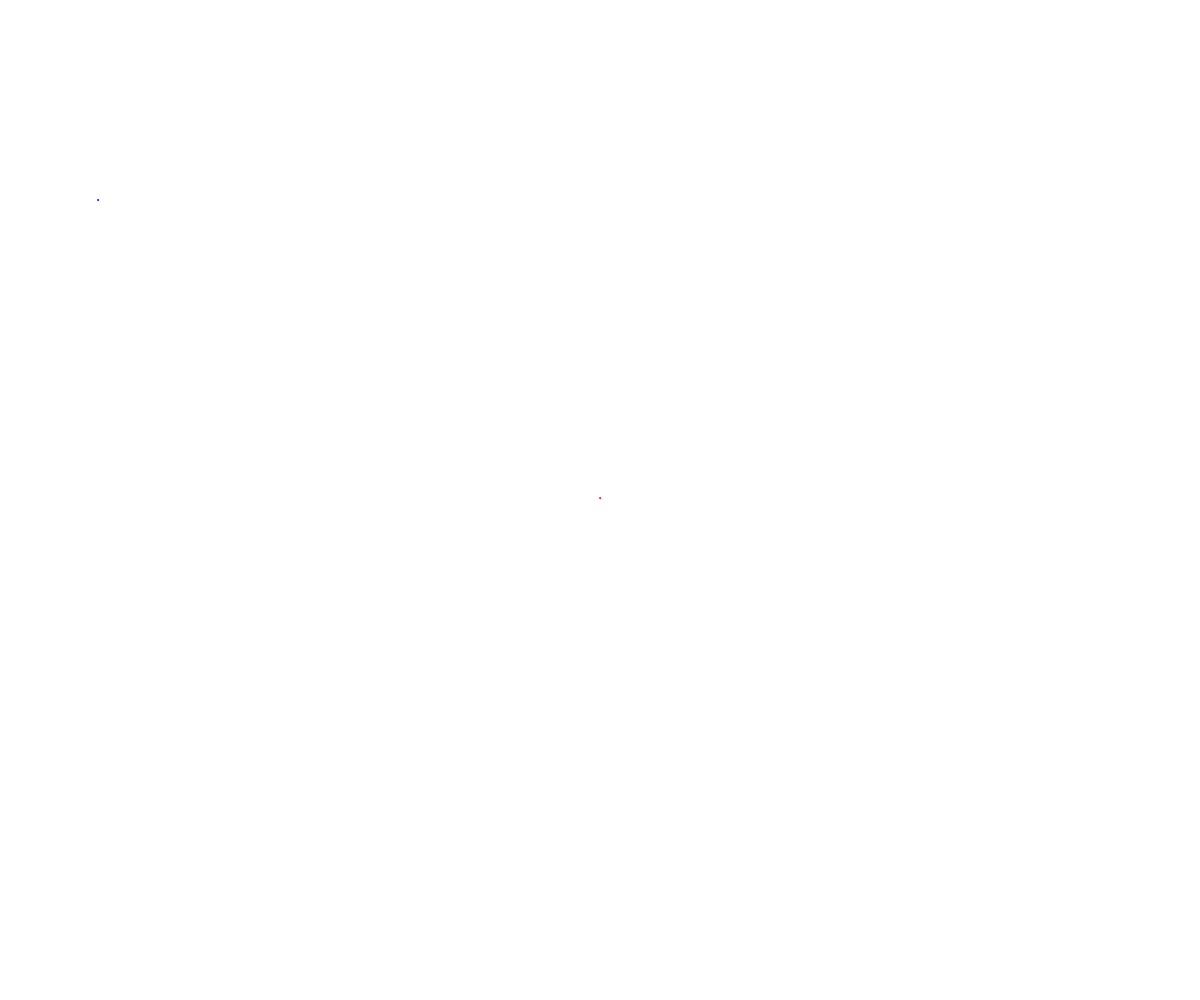
Frame 1 (no input)
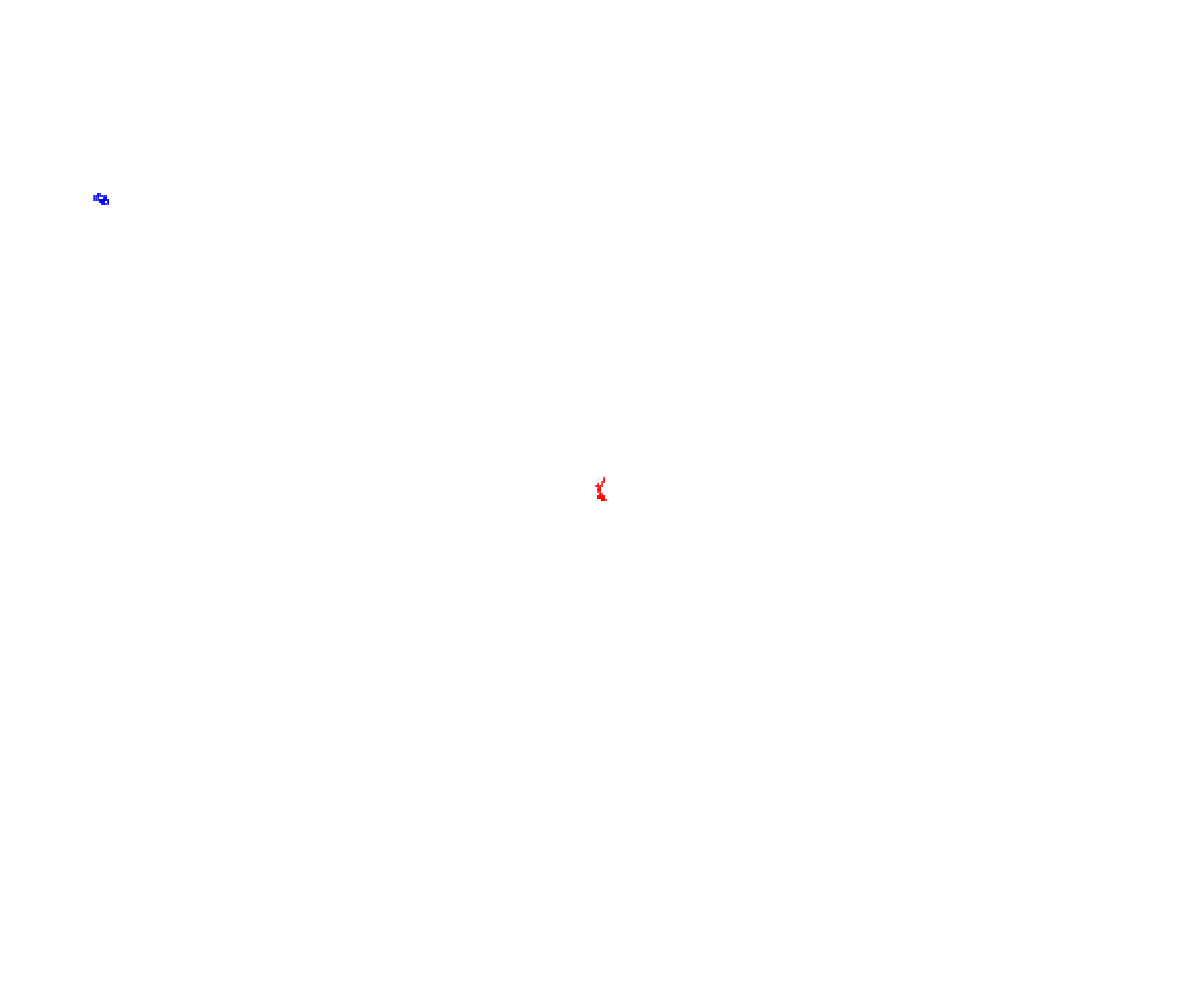
Frame 60 (no input)
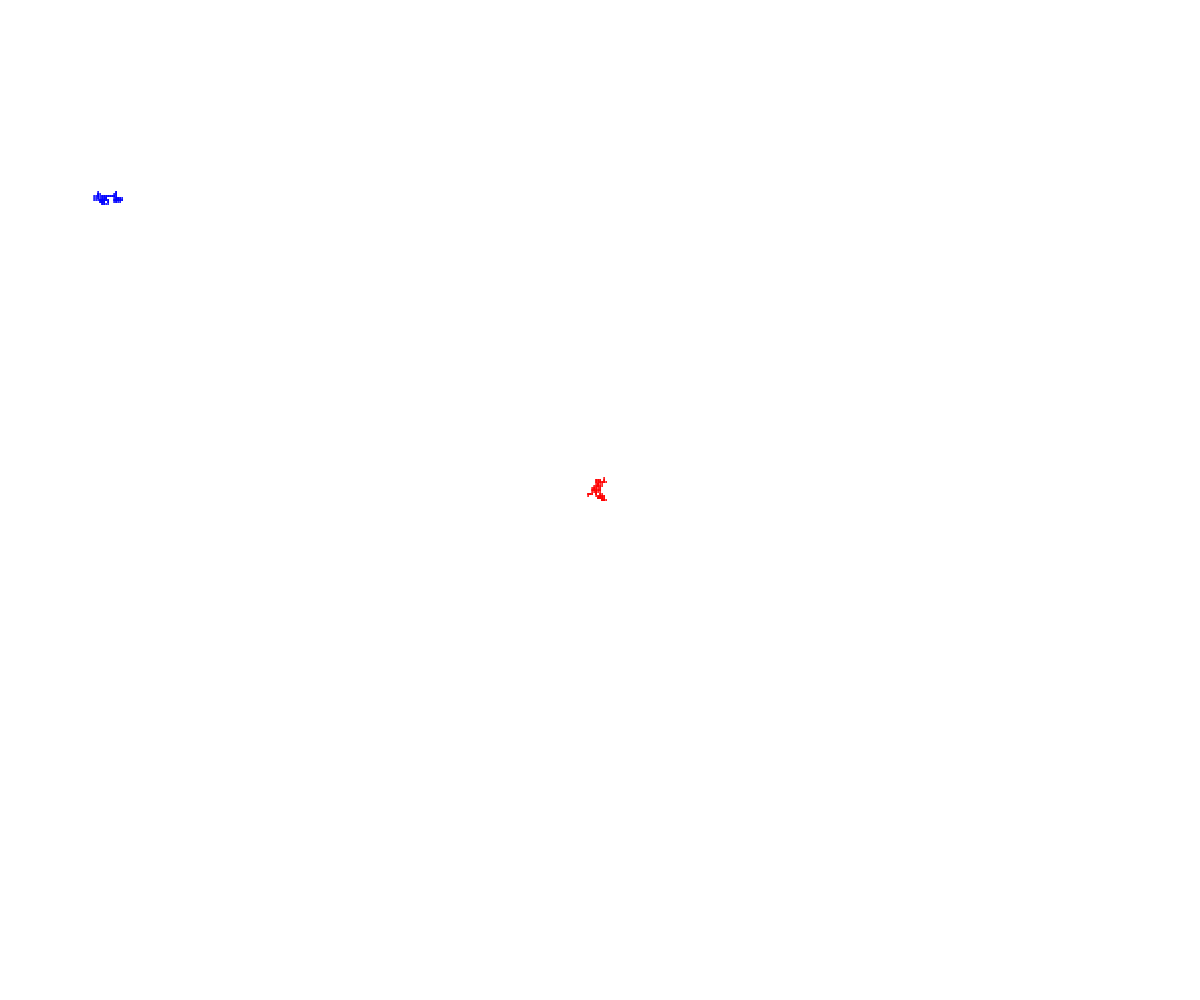
Frame 120 (the mouse pressed at the canvas centre since frame 60)

The p5.js sketch that drew these frames (run headless with seeded random() and noise() and a simulated clock; from frame 60 on, the mouse is pressed at the canvas centre):

// p5.js sketch
// ── sketch.js
// oop mini challenge
// Noah Flynn
// 4/19/18-

let cain;
let weld;


function setup() {
  createCanvas(windowWidth, windowHeight);
  cain = new walker(width / 2, height / 2);
  weld = new walker(100, 200, 0, 0, 255)
}

function draw() {
  cain.move();
  weld.move();

  cain.display();
  weld.display();
}


class walker {
  constructor(x, y, r = 255, g = 0, b = 0) {
    this.x = x;
    this.y = y;
    this.radius = 1;
    this.color = color(r, g, b);
  }

  move() {
    let choice = random(100); {
      if (choice < 25) {
        this.x -= 2;
      }
      else if (choice < 50) {
        this.x += 2;
      }
      else if (choice < 75) {
        this.y -= 2;
      }
      else {
        this.y += 2;
      }
    }
  }

  display() {
    stroke(this.color);
    fill(this.color);
    ellipse(this.x, this.y, this.radius, this.radius);
  }

}
